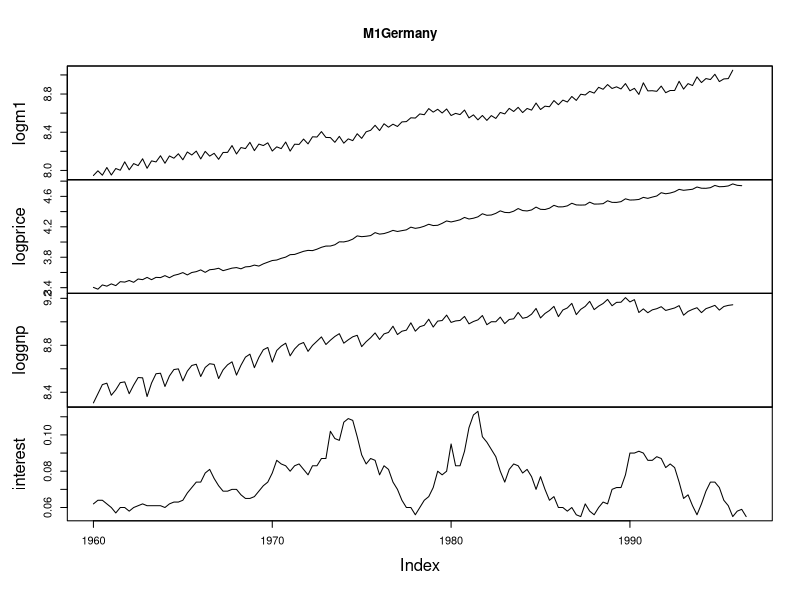

R code for this plot:
## ---- chunk 1
library("dynlm")
M1Germany
## ---- chunk 2
plot(M1Germany)
## ---- chunk 3

mod1 <- dynlm(d(logm1)~d(L(logprice,1))+d(L(loggnp,1))+d(L(interest,1)), data = M1Germany, start = c(1960,1), end = c(1996,3))
summary(mod1)
mod2 <- dynlm(d(logm1)~d(L(logprice,2))+d(L(loggnp,2))+d(L(interest,2)), data = M1Germany, start = c(1960,1), end = c(1996,3))
summary(mod2)
mod3 <- dynlm(d(logm1)~d(L(logprice,3))+d(L(loggnp,3))+d(L(interest,3)), data = M1Germany, start = c(1960,1), end = c(1996,3))
summary(mod3)
# mod3: kintamojo "logprice" p-value mažiausias ir t-value didžiausias.
mod4 <- dynlm(d(logm1)~d(L(logprice,4))+d(L(loggnp,4))+d(L(interest,4)), data = M1Germany, start = c(1960,1), end = c(1996,3))
summary(mod4)
# mod4: kintamujų "loggnp"" ir "interest" p-value mažiausias.
mod5 <- dynlm(d(logm1)~d(L(logprice,5))+d(L(loggnp,5))+d(L(interest,5)), data = M1Germany, start = c(1960,1), end = c(1996,3))
summary(mod5)

## ---- chunk 4
modNaujas <- dynlm(d(logm1)~d(L(logprice,3))+d(L(loggnp,4))+d(L(interest,4)), data = M1Germany, start = c(1960,1), end = c(1996,3))
summary(modNaujas)
## ---- chunk 5
AIC(mod1)
AIC(mod2)
AIC(mod3)
AIC(mod4)
AIC(mod5)
AIC(modNaujas)
# gauname, jog modNaujas Akaike koeficientas mažiausias, tai yra modelis tinkamiausias iš pateiktų.
